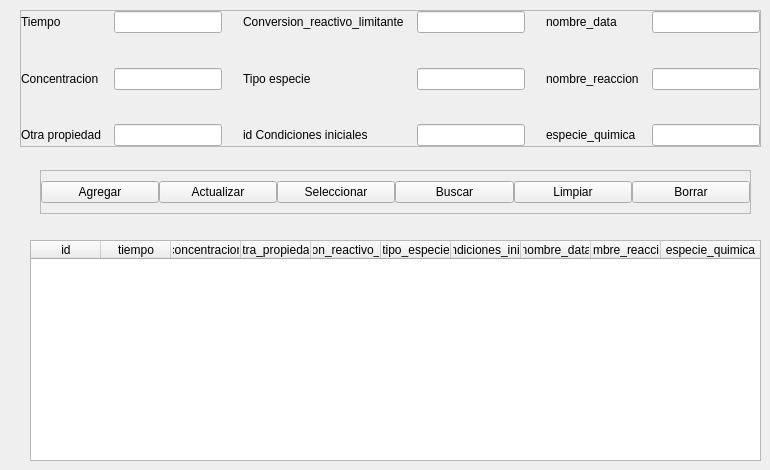
            <widget class="QWidget" name="tab">
             <attribute name="title">
              <string>Datos Cinéticos</string>
             </attribute>
             <widget class="QFrame" name="datos_frame">
              <property name="geometry">
               <rect>
                <x>20</x>
                <y>10</y>
                <width>741</width>
                <height>137</height>
               </rect>
              </property>
              <property name="frameShape">
               <enum>QFrame::StyledPanel</enum>
              </property>
              <property name="frameShadow">
               <enum>QFrame::Raised</enum>
              </property>
              <layout class="QGridLayout" name="gridLayout_4">
               <property name="leftMargin">
                <number>0</number>
               </property>
               <property name="topMargin">
                <number>0</number>
               </property>
               <property name="rightMargin">
                <number>0</number>
               </property>
               <property name="bottomMargin">
                <number>0</number>
               </property>
               <property name="spacing">
                <number>0</number>
               </property>
               <item row="0" column="0">
                <layout class="QHBoxLayout" name="datos_drame">
                 <property name="spacing">
                  <number>0</number>
                 </property>
                 <item>
                  <layout class="QVBoxLayout" name="verticalLayout_18">
                   <property name="spacing">
                    <number>0</number>
                   </property>
                   <item>
                    <layout class="QHBoxLayout" name="horizontalLayout_37">
                     <property name="spacing">
                      <number>0</number>
                     </property>
                     <item>
                      <widget class="QLabel" name="label_22">
                       <property name="text">
                        <string>Tiempo</string>
                       </property>
                      </widget>
                     </item>
                     <item>
                      <spacer name="horizontalSpacer_40">
                       <property name="orientation">
                        <enum>Qt::Horizontal</enum>
                       </property>
                       <property name="sizeHint" stdset="0">
                        <size>
                         <width>13</width>
                         <height>20</height>
                        </size>
                       </property>
                      </spacer>
                     </item>
                     <item>
                      <widget class="QLineEdit" name="tiempo_dc_edit"/>
                     </item>
                    </layout>
                   </item>
                   <item>
                    <spacer name="verticalSpacer_22">
                     <property name="orientation">
                      <enum>Qt::Vertical</enum>
                     </property>
                     <property name="sizeHint" stdset="0">
                      <size>
                       <width>20</width>
                       <height>13</height>
                      </size>
                     </property>
                    </spacer>
                   </item>
                   <item>
                    <layout class="QHBoxLayout" name="horizontalLayout_38">
                     <property name="spacing">
                      <number>0</number>
                     </property>
                     <item>
                      <widget class="QLabel" name="label_3">
                       <property name="text">
                        <string>Concentracion</string>
                       </property>
                      </widget>
                     </item>
                     <item>
                      <spacer name="horizontalSpacer_41">
                       <property name="orientation">
                        <enum>Qt::Horizontal</enum>
                       </property>
                       <property name="sizeHint" stdset="0">
                        <size>
                         <width>13</width>
                         <height>20</height>
                        </size>
                       </property>
                      </spacer>
                     </item>
                     <item>
                      <widget class="QLineEdit" name="concentracion_dc_edit"/>
                     </item>
                    </layout>
                   </item>
                   <item>
                    <spacer name="verticalSpacer_23">
                     <property name="orientation">
                      <enum>Qt::Vertical</enum>
                     </property>
                     <property name="sizeHint" stdset="0">
                      <size>
                       <width>20</width>
                       <height>13</height>
                      </size>
                     </property>
                    </spacer>
                   </item>
                   <item>
                    <layout class="QHBoxLayout" name="horizontalLayout_39">
                     <property name="spacing">
                      <number>0</number>
                     </property>
                     <item>
                      <widget class="QLabel" name="label_4">
                       <property name="text">
                        <string>Otra propiedad</string>
                       </property>
                      </widget>
                     </item>
                     <item>
                      <spacer name="horizontalSpacer_42">
                       <property name="orientation">
                        <enum>Qt::Horizontal</enum>
                       </property>
                       <property name="sizeHint" stdset="0">
                        <size>
                         <width>13</width>
                         <height>20</height>
                        </size>
                       </property>
                      </spacer>
                     </item>
                     <item>
                      <widget class="QLineEdit" name="otra_propiedad_dc_edit"/>
                     </item>
                    </layout>
                   </item>
                  </layout>
                 </item>
                 <item>
                  <spacer name="horizontalSpacer_43">
                   <property name="orientation">
                    <enum>Qt::Horizontal</enum>
                   </property>
                   <property name="sizeHint" stdset="0">
                    <size>
                     <width>18</width>
                     <height>20</height>
                    </size>
                   </property>
                  </spacer>
                 </item>
                 <item>
                  <layout class="QVBoxLayout" name="verticalLayout_19">
                   <property name="spacing">
                    <number>0</number>
                   </property>
                   <item>
                    <layout class="QHBoxLayout" name="horizontalLayout_40">
                     <property name="spacing">
                      <number>0</number>
                     </property>
                     <item>
                      <widget class="QLabel" name="label_6">
                       <property name="text">
                        <string>Conversion_reactivo_limitante</string>
                       </property>
                      </widget>
                     </item>
                     <item>
                      <spacer name="horizontalSpacer_44">
                       <property name="orientation">
                        <enum>Qt::Horizontal</enum>
                       </property>
                       <property name="sizeHint" stdset="0">
                        <size>
                         <width>13</width>
                         <height>20</height>
                        </size>
                       </property>
                      </spacer>
                     </item>
                     <item>
                      <widget class="QLineEdit" name="conversion_reactivo_limitante_dc_edit"/>
                     </item>
                    </layout>
                   </item>
                   <item>
                    <spacer name="verticalSpacer_24">
                     <property name="orientation">
                      <enum>Qt::Vertical</enum>
                     </property>
                     <property name="sizeHint" stdset="0">
                      <size>
                       <width>20</width>
                       <height>13</height>
                      </size>
                     </property>
                    </spacer>
                   </item>
                   <item>
                    <layout class="QHBoxLayout" name="horizontalLayout_41">
                     <property name="spacing">
                      <number>0</number>
                     </property>
                     <item>
                      <widget class="QLabel" name="label_5">
                       <property name="text">
                        <string>Tipo especie</string>
                       </property>
                      </widget>
                     </item>
                     <item>
                      <spacer name="horizontalSpacer_45">
                       <property name="orientation">
                        <enum>Qt::Horizontal</enum>
                       </property>
                       <property name="sizeHint" stdset="0">
                        <size>
                         <width>13</width>
                         <height>20</height>
                        </size>
                       </property>
                      </spacer>
                     </item>
                     <item>
                      <widget class="QLineEdit" name="tipo_especie_dc_edit"/>
                     </item>
                    </layout>
                   </item>
                   <item>
                    <spacer name="verticalSpacer_25">
                     <property name="orientation">
                      <enum>Qt::Vertical</enum>
                     </property>
                     <property name="sizeHint" stdset="0">
                      <size>
                       <width>20</width>
                       <height>13</height>
                      </size>
                     </property>
                    </spacer>
                   </item>
                   <item>
                    <layout class="QHBoxLayout" name="horizontalLayout_42">
                     <property name="spacing">
                      <number>0</number>
                     </property>
                     <item>
                      <widget class="QLabel" name="label_7">
                       <property name="text">
                        <string>id Condiciones iniciales</string>
                       </property>
                      </widget>
                     </item>
                     <item>
                      <spacer name="horizontalSpacer_46">
                       <property name="orientation">
                        <enum>Qt::Horizontal</enum>
                       </property>
                       <property name="sizeHint" stdset="0">
                        <size>
                         <width>18</width>
                         <height>20</height>
                        </size>
                       </property>
                      </spacer>
                     </item>
                     <item>
                      <widget class="QLineEdit" name="id_condiciones_iniciales_dc_edit"/>
                     </item>
                    </layout>
                   </item>
                  </layout>
                 </item>
                 <item>
                  <spacer name="horizontalSpacer_47">
                   <property name="orientation">
                    <enum>Qt::Horizontal</enum>
                   </property>
                   <property name="sizeHint" stdset="0">
                    <size>
                     <width>18</width>
                     <height>20</height>
                    </size>
                   </property>
                  </spacer>
                 </item>
                 <item>
                  <layout class="QVBoxLayout" name="verticalLayout_20">
                   <property name="spacing">
                    <number>0</number>
                   </property>
                   <item>
                    <layout class="QHBoxLayout" name="horizontalLayout_43">
                     <property name="spacing">
                      <number>0</number>
                     </property>
                     <item>
                      <widget class="QLabel" name="label_8">
                       <property name="text">
                        <string>nombre_data</string>
                       </property>
                      </widget>
                     </item>
                     <item>
                      <spacer name="horizontalSpacer_48">
                       <property name="orientation">
                        <enum>Qt::Horizontal</enum>
                       </property>
                       <property name="sizeHint" stdset="0">
                        <size>
                         <width>13</width>
                         <height>20</height>
                        </size>
                       </property>
                      </spacer>
                     </item>
                     <item>
                      <widget class="QLineEdit" name="nombre_data_dc_edit"/>
                     </item>
                    </layout>
                   </item>
                   <item>
                    <spacer name="verticalSpacer_26">
                     <property name="orientation">
                      <enum>Qt::Vertical</enum>
                     </property>
                     <property name="sizeHint" stdset="0">
                      <size>
                       <width>20</width>
                       <height>13</height>
                      </size>
                     </property>
                    </spacer>
                   </item>
                   <item>
                    <layout class="QHBoxLayout" name="horizontalLayout_44">
                     <property name="spacing">
                      <number>0</number>
                     </property>
                     <item>
                      <widget class="QLabel" name="label_9">
                       <property name="text">
                        <string>nombre_reaccion</string>
                       </property>
                      </widget>
                     </item>
                     <item>
                      <spacer name="horizontalSpacer_49">
                       <property name="orientation">
                        <enum>Qt::Horizontal</enum>
                       </property>
                       <property name="sizeHint" stdset="0">
                        <size>
                         <width>13</width>
                         <height>20</height>
                        </size>
                       </property>
                      </spacer>
                     </item>
                     <item>
                      <widget class="QLineEdit" name="nombre_reaccion_dc_edit"/>
                     </item>
                    </layout>
                   </item>
                   <item>
                    <spacer name="verticalSpacer_27">
                     <property name="orientation">
                      <enum>Qt::Vertical</enum>
                     </property>
                     <property name="sizeHint" stdset="0">
                      <size>
                       <width>20</width>
                       <height>13</height>
                      </size>
                     </property>
                    </spacer>
                   </item>
                   <item>
                    <layout class="QHBoxLayout" name="horizontalLayout_45">
                     <property name="spacing">
                      <number>0</number>
                     </property>
                     <item>
                      <widget class="QLabel" name="label_10">
                       <property name="text">
                        <string>especie_quimica</string>
                       </property>
                      </widget>
                     </item>
                     <item>
                      <spacer name="horizontalSpacer_50">
                       <property name="orientation">
                        <enum>Qt::Horizontal</enum>
                       </property>
                       <property name="sizeHint" stdset="0">
                        <size>
                         <width>13</width>
                         <height>20</height>
                        </size>
                       </property>
                      </spacer>
                     </item>
                     <item>
                      <widget class="QLineEdit" name="especie_quimica_dc_edit"/>
                     </item>
                    </layout>
                   </item>
                  </layout>
                 </item>
                </layout>
               </item>
              </layout>
             </widget>
             <widget class="QFrame" name="funciones_frame_dc">
              <property name="geometry">
               <rect>
                <x>40</x>
                <y>170</y>
                <width>711</width>
                <height>44</height>
               </rect>
              </property>
              <property name="frameShape">
               <enum>QFrame::StyledPanel</enum>
              </property>
              <property name="frameShadow">
               <enum>QFrame::Raised</enum>
              </property>
              <layout class="QHBoxLayout" name="horizontalLayout_46">
               <property name="spacing">
                <number>0</number>
               </property>
               <property name="leftMargin">
                <number>0</number>
               </property>
               <property name="topMargin">
                <number>0</number>
               </property>
               <property name="rightMargin">
                <number>0</number>
               </property>
               <property name="bottomMargin">
                <number>0</number>
               </property>
               <item>
                <widget class="QPushButton" name="agregar_dc_btn">
                 <property name="text">
                  <string>Agregar</string>
                 </property>
                </widget>
               </item>
               <item>
                <widget class="QPushButton" name="actualizar_dc_btn">
                 <property name="text">
                  <string>Actualizar</string>
                 </property>
                </widget>
               </item>
               <item>
                <widget class="QPushButton" name="seleccionar_dc_btn">
                 <property name="text">
                  <string>Seleccionar</string>
                 </property>
                </widget>
               </item>
               <item>
                <widget class="QPushButton" name="buscar_dc_btn">
                 <property name="text">
                  <string>Buscar</string>
                 </property>
                </widget>
               </item>
               <item>
                <widget class="QPushButton" name="limpiar_dc_btn">
                 <property name="text">
                  <string>Limpiar</string>
                 </property>
                </widget>
               </item>
               <item>
                <widget class="QPushButton" name="borrar_dc_btn">
                 <property name="text">
                  <string>Borrar</string>
                 </property>
                </widget>
               </item>
              </layout>
             </widget>
             <widget class="QWidget" name="gridLayoutWidget">
              <property name="geometry">
               <rect>
                <x>30</x>
                <y>240</y>
                <width>731</width>
                <height>221</height>
               </rect>
              </property>
              <layout class="QGridLayout" name="gridLayout_5">
               <property name="spacing">
                <number>0</number>
               </property>
               <item row="0" column="0">
                <widget class="QTableWidget" name="datos_cineticos_tabla">
                 <property name="focusPolicy">
                  <enum>Qt::NoFocus</enum>
                 </property>
                 <property name="showGrid">
                  <bool>false</bool>
                 </property>
                 <attribute name="horizontalHeaderMinimumSectionSize">
                  <number>50</number>
                 </attribute>
                 <attribute name="horizontalHeaderDefaultSectionSize">
                  <number>70</number>
                 </attribute>
                 <attribute name="horizontalHeaderStretchLastSection">
                  <bool>true</bool>
                 </attribute>
                 <attribute name="verticalHeaderVisible">
                  <bool>false</bool>
                 </attribute>
                 <column>
                  <property name="text">
                   <string>id</string>
                  </property>
                 </column>
                 <column>
                  <property name="text">
                   <string>tiempo</string>
                  </property>
                 </column>
                 <column>
                  <property name="text">
                   <string>concentracion</string>
                  </property>
                 </column>
                 <column>
                  <property name="text">
                   <string>otra_propiedad</string>
                  </property>
                 </column>
                 <column>
                  <property name="text">
                   <string>conversion_reactivo_limitante</string>
                  </property>
                 </column>
                 <column>
                  <property name="text">
                   <string>tipo_especie</string>
                  </property>
                 </column>
                 <column>
                  <property name="text">
                   <string>id_condiciones_iniciales</string>
                  </property>
                 </column>
                 <column>
                  <property name="text">
                   <string>nombre_data</string>
                  </property>
                 </column>
                 <column>
                  <property name="text">
                   <string>nombre_reaccion</string>
                  </property>
                 </column>
                 <column>
                  <property name="text">
                   <string>especie_quimica</string>
                  </property>
                 </column>
                </widget>
               </item>
              </layout>
             </widget>
            </widget>
